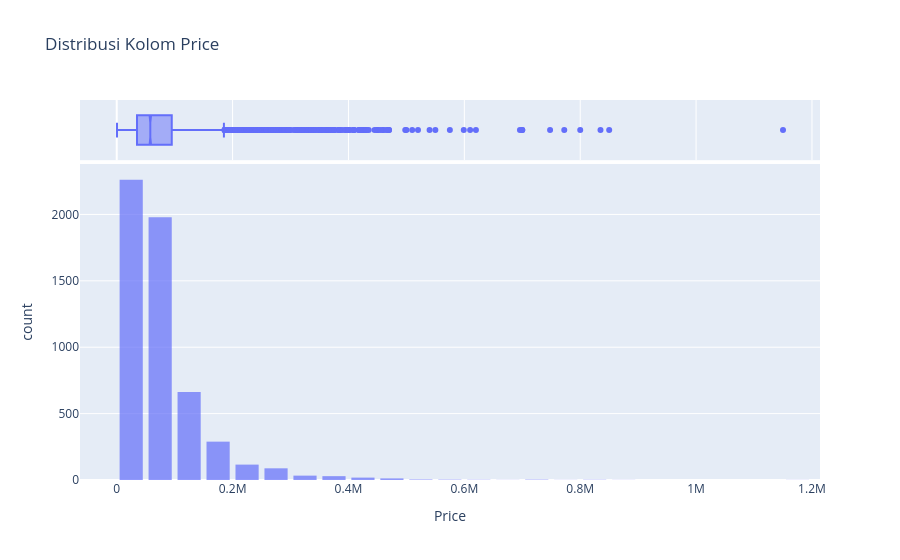
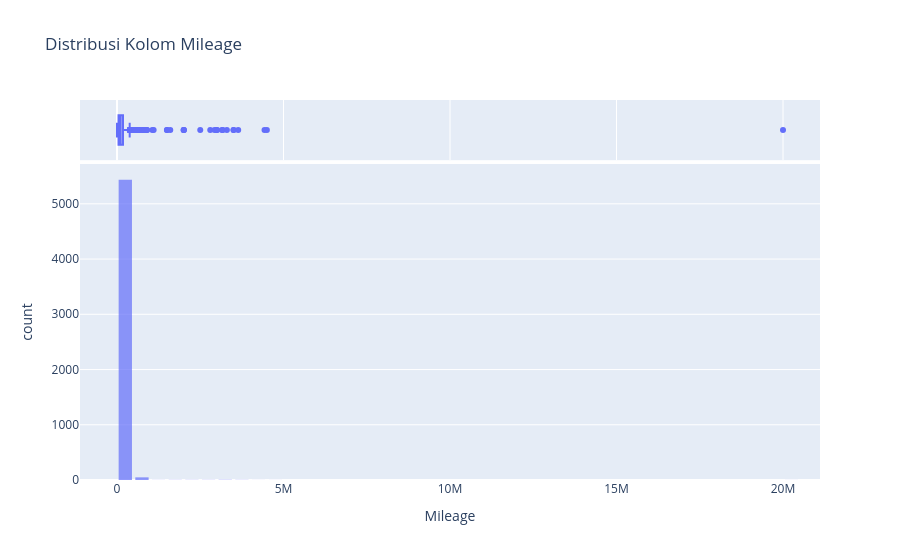
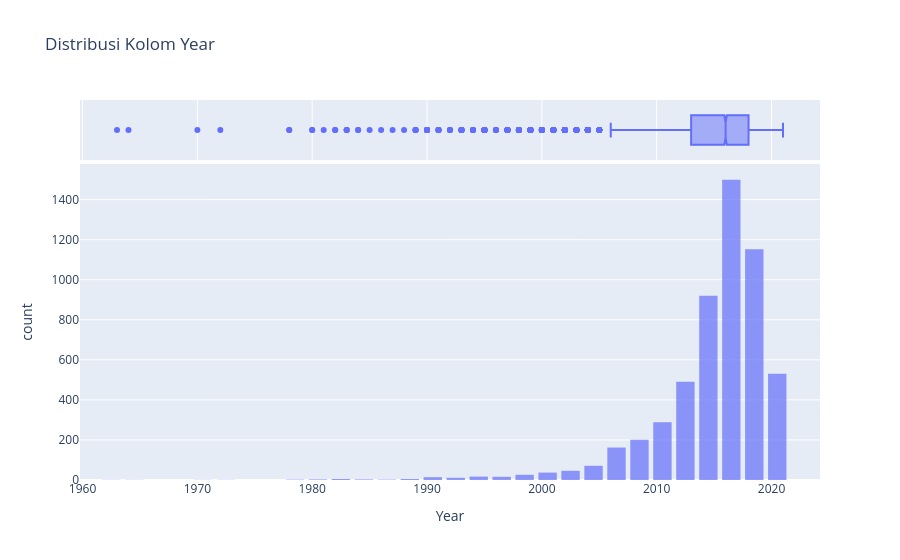
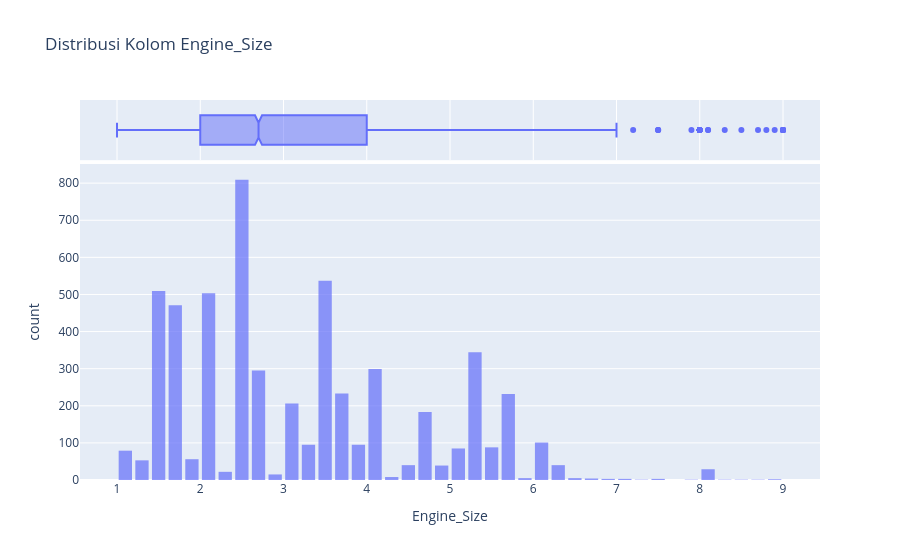

Here is the notebook cell these charts were saved with, in order:
### Markdown cell above
Selanjutnya kita akan melakukan tes distribusi, 
Mengapa Perlu Melakukan Tes Distribusi Normal dan Menggunakan Shapiro-Wilk Test?

- **Memahami Karakteristik Data:**  
  Tes distribusi normal membantu kita memahami apakah data mengikuti pola distribusi normal (Gaussian). Ini penting karena banyak analisis statistik dan model prediktif mengasumsikan data atau residual yang berdistribusi normal.

- **Validasi Asumsi Statistik:**  
  Beberapa metode statistik (misalnya, uji parametrik atau analisis regresi) mengandalkan asumsi normalitas. Jika data tidak normal, hasil uji statistik mungkin tidak valid atau interpretasinya bisa menyesatkan.

- **Pemilihan Teknik Pemodelan:**  
  Mengetahui distribusi data memungkinkan kita menentukan apakah perlu dilakukan transformasi data (seperti log-transformasi) untuk mencapai normalitas atau memilih model yang tidak terlalu sensitif terhadap distribusi data.

- **Mengapa Shapiro-Wilk Test?**  
  - **Sensitivitas:** Shapiro-Wilk adalah salah satu tes yang paling sensitif untuk mendeteksi penyimpangan dari distribusi normal, terutama pada sampel berukuran kecil hingga sedang.
  - **Kemudahan Implementasi:** Tes ini mudah diimplementasikan dengan library seperti SciPy dan memberikan p-value yang membantu dalam pengambilan keputusan (misalnya, p-value < 0.05 menunjukkan data kemungkinan tidak berdistribusi normal).

Dengan melakukan tes distribusi normal, kita dapat memastikan bahwa asumsi-asumsi penting terpenuhi atau mengetahui kapan harus melakukan penyesuaian agar analisis atau model yang dibangun lebih akurat dan valid.

### Code cell
import plotly.express as px
from scipy.stats import shapiro
import warnings
warnings.simplefilter("ignore")

numeric_cols = ['Price', 'Mileage', 'Year', 'Engine_Size']

for col in numeric_cols:
    print("="*60)
    print(f"Analisis Kolom: {col}")
    
    # 1. Histogram + KDE menggunakan Plotly
    fig = px.histogram(df, x=col, nbins=50, marginal="box", title=f'Distribusi Kolom {col}', opacity=0.7)
    fig.update_layout(bargap=0.2)
    fig.show()
    
    # 2. Shapiro-Wilk Test
    # Pastikan kolom tidak mengandung NaN sebelum dijalankan
    data_non_null = df[col].dropna()
    stat, p_val = shapiro(data_non_null)
    
    print(f"Shapiro-Wilk Test untuk kolom {col}:")
    print(f"  Statistik = {stat:.4f}, p-value = {p_val:.4f}")
    if p_val < 0.05:
        print("  => Data kemungkinan TIDAK terdistribusi normal (Reject H0).")
    else:
        print("  => Data berpotensi terdistribusi normal (Fail to reject H0).")
    print("="*60)
    print("\n")

### Figure 1 — Plotly figure (JSON) as saved in the notebook; plotly's stock layout.template omitted (floating-point values rounded to 4 significant figures; data arrays with more than 128 entries replaced by an {"elided": "..."} marker saying what was removed)
{"data": [{"alignmentgroup": "True", "bingroup": "x", "hovertemplate": "Price=%{x}<br>count=%{y}<extra></extra>", "legendgroup": "", "marker": {"color": "#636efa", "opacity": 0.7, "pattern": {"shape": ""}}, "name": "", "nbinsx": 50, "offsetgroup": "", "orientation": "v", "showlegend": false, "type": "histogram", "x": {"elided": "5505 int values"}, "xaxis": "x", "yaxis": "y"}, {"alignmentgroup": "True", "hovertemplate": "Price=%{x}<extra></extra>", "legendgroup": "", "marker": {"color": "#636efa"}, "name": "", "notched": true, "offsetgroup": "", "showlegend": false, "type": "box", "x": {"elided": "5505 int values"}, "xaxis": "x2", "yaxis": "y2"}], "layout": {"bargap": 0.2, "barmode": "relative", "legend": {"tracegroupgap": 0}, "title": {"text": "Distribusi Kolom Price"}, "xaxis": {"anchor": "y", "domain": [0, 1], "title": {"text": "Price"}}, "xaxis2": {"anchor": "y2", "domain": [0, 1], "matches": "x", "showgrid": true, "showticklabels": false}, "yaxis": {"anchor": "x", "domain": [0, 0.8316], "title": {"text": "count"}}, "yaxis2": {"anchor": "x2", "domain": [0.8416, 1], "matches": "y2", "showgrid": false, "showline": false, "showticklabels": false, "ticks": ""}}}

### Figure 2 — Plotly figure (JSON) as saved in the notebook; plotly's stock layout.template omitted (floating-point values rounded to 4 significant figures; data arrays with more than 128 entries replaced by an {"elided": "..."} marker saying what was removed)
{"data": [{"alignmentgroup": "True", "bingroup": "x", "hovertemplate": "Mileage=%{x}<br>count=%{y}<extra></extra>", "legendgroup": "", "marker": {"color": "#636efa", "opacity": 0.7, "pattern": {"shape": ""}}, "name": "", "nbinsx": 50, "offsetgroup": "", "orientation": "v", "showlegend": false, "type": "histogram", "x": {"elided": "5505 int values"}, "xaxis": "x", "yaxis": "y"}, {"alignmentgroup": "True", "hovertemplate": "Mileage=%{x}<extra></extra>", "legendgroup": "", "marker": {"color": "#636efa"}, "name": "", "notched": true, "offsetgroup": "", "showlegend": false, "type": "box", "x": {"elided": "5505 int values"}, "xaxis": "x2", "yaxis": "y2"}], "layout": {"bargap": 0.2, "barmode": "relative", "legend": {"tracegroupgap": 0}, "title": {"text": "Distribusi Kolom Mileage"}, "xaxis": {"anchor": "y", "domain": [0, 1], "title": {"text": "Mileage"}}, "xaxis2": {"anchor": "y2", "domain": [0, 1], "matches": "x", "showgrid": true, "showticklabels": false}, "yaxis": {"anchor": "x", "domain": [0, 0.8316], "title": {"text": "count"}}, "yaxis2": {"anchor": "x2", "domain": [0.8416, 1], "matches": "y2", "showgrid": false, "showline": false, "showticklabels": false, "ticks": ""}}}

### Figure 3 — Plotly figure (JSON) as saved in the notebook; plotly's stock layout.template omitted (floating-point values rounded to 4 significant figures; data arrays with more than 128 entries replaced by an {"elided": "..."} marker saying what was removed)
{"data": [{"alignmentgroup": "True", "bingroup": "x", "hovertemplate": "Year=%{x}<br>count=%{y}<extra></extra>", "legendgroup": "", "marker": {"color": "#636efa", "opacity": 0.7, "pattern": {"shape": ""}}, "name": "", "nbinsx": 50, "offsetgroup": "", "orientation": "v", "showlegend": false, "type": "histogram", "x": {"elided": "5505 int values"}, "xaxis": "x", "yaxis": "y"}, {"alignmentgroup": "True", "hovertemplate": "Year=%{x}<extra></extra>", "legendgroup": "", "marker": {"color": "#636efa"}, "name": "", "notched": true, "offsetgroup": "", "showlegend": false, "type": "box", "x": {"elided": "5505 int values"}, "xaxis": "x2", "yaxis": "y2"}], "layout": {"bargap": 0.2, "barmode": "relative", "legend": {"tracegroupgap": 0}, "title": {"text": "Distribusi Kolom Year"}, "xaxis": {"anchor": "y", "domain": [0, 1], "title": {"text": "Year"}}, "xaxis2": {"anchor": "y2", "domain": [0, 1], "matches": "x", "showgrid": true, "showticklabels": false}, "yaxis": {"anchor": "x", "domain": [0, 0.8316], "title": {"text": "count"}}, "yaxis2": {"anchor": "x2", "domain": [0.8416, 1], "matches": "y2", "showgrid": false, "showline": false, "showticklabels": false, "ticks": ""}}}

### Figure 4 — Plotly figure (JSON) as saved in the notebook; plotly's stock layout.template omitted (floating-point values rounded to 4 significant figures; data arrays with more than 128 entries replaced by an {"elided": "..."} marker saying what was removed)
{"data": [{"alignmentgroup": "True", "bingroup": "x", "hovertemplate": "Engine_Size=%{x}<br>count=%{y}<extra></extra>", "legendgroup": "", "marker": {"color": "#636efa", "opacity": 0.7, "pattern": {"shape": ""}}, "name": "", "nbinsx": 50, "offsetgroup": "", "orientation": "v", "showlegend": false, "type": "histogram", "x": {"elided": "5505 float values"}, "xaxis": "x", "yaxis": "y"}, {"alignmentgroup": "True", "hovertemplate": "Engine_Size=%{x}<extra></extra>", "legendgroup": "", "marker": {"color": "#636efa"}, "name": "", "notched": true, "offsetgroup": "", "showlegend": false, "type": "box", "x": {"elided": "5505 float values"}, "xaxis": "x2", "yaxis": "y2"}], "layout": {"bargap": 0.2, "barmode": "relative", "legend": {"tracegroupgap": 0}, "title": {"text": "Distribusi Kolom Engine_Size"}, "xaxis": {"anchor": "y", "domain": [0, 1], "title": {"text": "Engine_Size"}}, "xaxis2": {"anchor": "y2", "domain": [0, 1], "matches": "x", "showgrid": true, "showticklabels": false}, "yaxis": {"anchor": "x", "domain": [0, 0.8316], "title": {"text": "count"}}, "yaxis2": {"anchor": "x2", "domain": [0.8416, 1], "matches": "y2", "showgrid": false, "showline": false, "showticklabels": false, "ticks": ""}}}
